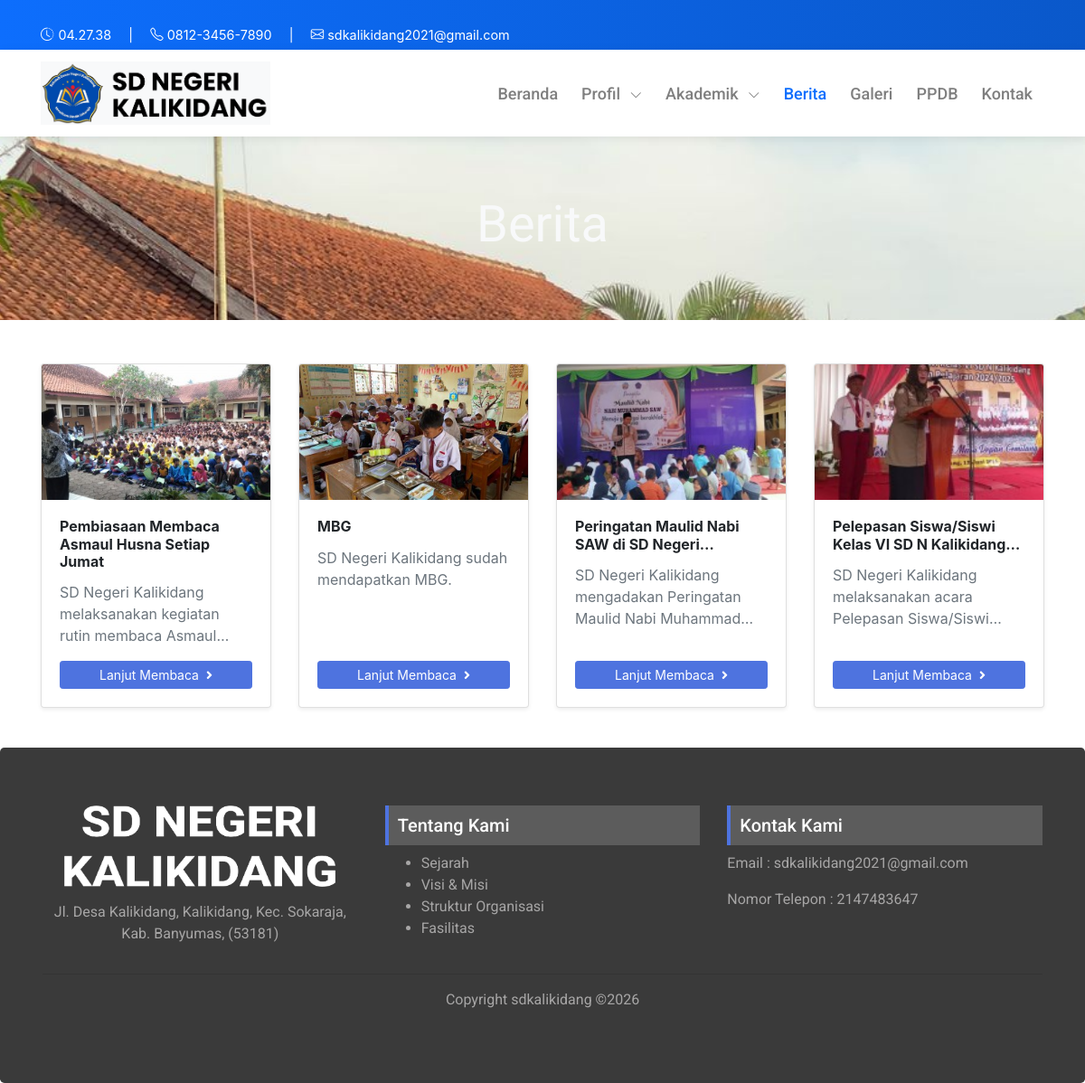
Page /blog on the committed database.
### tables this page shows
CREATE TABLE `posts` (
  `id` int(11) NOT NULL,
  `title` varchar(255) NOT NULL,
  `seo_title` varchar(255) NOT NULL,
  `content` text NOT NULL,
  `photo` varchar(100) NOT NULL,
  `is_active` char(1) NOT NULL,
  `date` date NOT NULL,
  `id_user` int(11) DEFAULT NULL,
  `author_name` varchar(100) DEFAULT NULL
);

### application/controllers/Blog.php (called while the page is built, shortened)
<?php
class Blog extends CI_Controller {
	public function __construct()
	{
		$this->load->model('berita_model', 'berita');
	}
	public function index($page = 1)
	{
		$data['title'] = 'Berita';
		$data['news'] = $this->berita->getAllNews($page);
		$total_rows = $this->berita->countBerita();
		$data['pagination'] = $this->berita->makePagination(
			base_url('blog/index'),
			$total_rows
		);
		$data['page'] = 'berita/blog';
		$this->load->view('front/layouts/main', $data);
	}
}

### index.php (called while the page is built, shortened)
<?php
require_once BASEPATH.'core/CodeIgniter.php';

### application/models/Berita_model.php (called while the page is built, shortened)
<?php
class Berita_model extends CI_Model {
    public function getAllNews()
{
    return $this->db
        ->select('
            posts.*,
            users.first_name,
            users.last_name,
            groups.name AS role
        ')
        ->from('posts')
        ->join('users', 'users.id = posts.id_user')
        ->join('users_groups', 'users_groups.user_id = users.id')
        ->join('groups', 'groups.id = users_groups.group_id')
        ->order_by('posts.id', 'DESC')
        ->get()
        ->result();
}
}

### application/views/front/pages/berita/blog.php (the view, shortened to what this page needs)
<div class="jumbotron banner_area jumbotron-fluid"
     style="background-image:url(<?= base_url('img/banner_area/beritabg1.jpg') ?>);">
    <div class="container">
        <h1 class="display-4 text-light text-center">Berita</h1>
    </div>
</div>
<div class="last-news mt-5">
    <div class="container">
        <div class="row mt-4">
            <?php if (!empty($news)) : ?>
                <?php foreach ($news as $n) : ?>
                    <div class="col-lg-3 col-md-6 col-sm-6 mb-4 d-flex">
                        <div class="card shadow-sm w-100">
                            <?php
                                $thumbPath = FCPATH . 'img/berita/thumbs/' . $n->photo;
                                $thumbUrl  = base_url('img/berita/thumbs/' . $n->photo);
                            ?>
                            <?php if (!empty($n->photo) && file_exists($thumbPath)) : ?>
                                <img src="<?= $thumbUrl ?>"
                                     class="card-img-top"
                                     style="height:150px;object-fit:cover;"
                                     alt="<?= $n->title ?>">
                            <?php endif; ?>
                            <div class="card-body d-flex flex-column">
                                <h6 class="card-title font-weight-bold">
                                    <?= character_limiter($n->title, 40) ?>
                                </h6>
                                <p class="card-text text-muted mb-3">
                                    <?= character_limiter(strip_tags($n->content), 60) ?>
                                </p>
                                <a href="<?= base_url('blog/baca/'.$n->seo_title) ?>"
                                   class="btn btn-info btn-sm mt-auto">
                                    Lanjut Membaca
                                    <i class="fa fa-angle-right ml-1"></i>
                                </a>
                            </div>
                        </div>
                    </div>
                <?php endforeach; ?>
            <?php else : ?>
                <div class="col text-center">
                    <p class="text-muted">Belum ada berita.</p>
                </div>
            <?php endif; ?>
        </div>
    </div>
</div>

### asset/css/style.css (style rules this page uses)
html, body { overflow-x: hidden !important; }
.card { margin: 0 auto; float: none; margin-bottom: 20px; }
.jumbotron.banner_area { background-position: center bottom; background-size: cover; background-attachment: fixed; background-repeat: no-repeat; }
.banner_area h1 { font-family: "Courgette"; top: 50%; }
.btn-info { color: #fff; background-color: #4e73df; border-color: #4e73df; }

### rows in the picture
posts: photo (picture), title "Pembiasaan Membaca Asmaul Husna Setiap Jumat", content "SD Negeri Kalikidang melaksanakan kegiatan rutin membaca Asmaul…"
posts: photo (picture), title "MBG", content "SD Negeri Kalikidang sudah mendapatkan MBG."
posts: photo (picture), title "Peringatan Maulid Nabi SAW di SD Negeri…", content "SD Negeri Kalikidang mengadakan Peringatan Maulid Nabi Muhammad…"
posts: photo+title (picture), title "Pelepasan Siswa/Siswi Kelas VI SD N Kalikidang…", content "SD Negeri Kalikidang melaksanakan acara Pelepasan Siswa/Siswi…"
